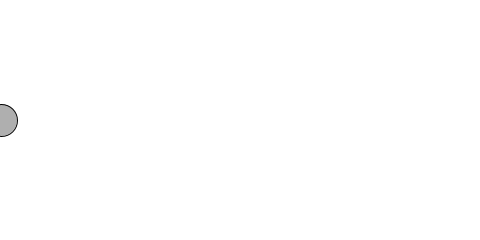
Frame 1 (no input)
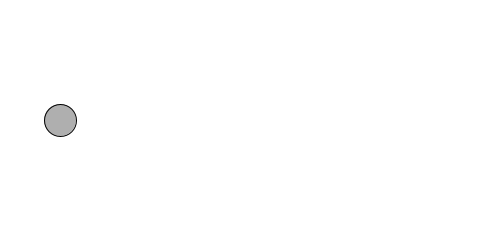
Frame 60 (the mouse pressed at the canvas centre just before this capture)
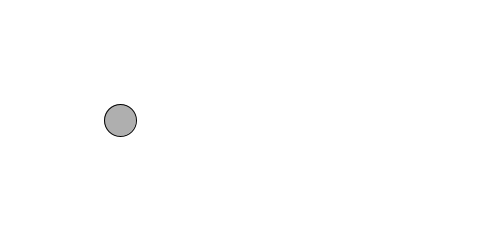
Frame 120 (the mouse held since frame 60 and released just before this capture)

The Processing sketch that drew these frames (run headless with seeded random() and noise(); from frame 60 on, the mouse is pressed at the canvas centre):

// Processing sketch: example_07_03_modularity
// ── example_07_03_modularity.pde
// Learning Processing
// Daniel Shiffman
// http://www.learningprocessing.com

// Example 7-3: Bouncing ball with functions

// Declare all global variables (stays the same)
int x = 0;
int speed = 1;

// Setup does not change
void setup() {
  size(480, 240);
}

void draw() {
  background(255);
  move(); // Instead of writing out all the code about the ball is draw(), we simply call three functions. How do we know the names of these functions? We made them up!
  bounce();
  display();
}

// Where should functions be placed?
// You can define your functions anywhere in the code outside of setup() and draw().
// However, the convention is to place your function definitions below draw().

// A function to move the ball
void move() { 
  // Change the x location by speed
  x = x + speed;
}

// A function to bounce the ball
void bounce() {
  // If we’ve reached an edge, reverse speed
  if ((x > width) || (x < 0)) {
    speed = speed * - 1;
  }
}

// A function to display the ball
void display() {
  stroke(0);
  fill(175);
  ellipse(x,height/2,32,32);
}
